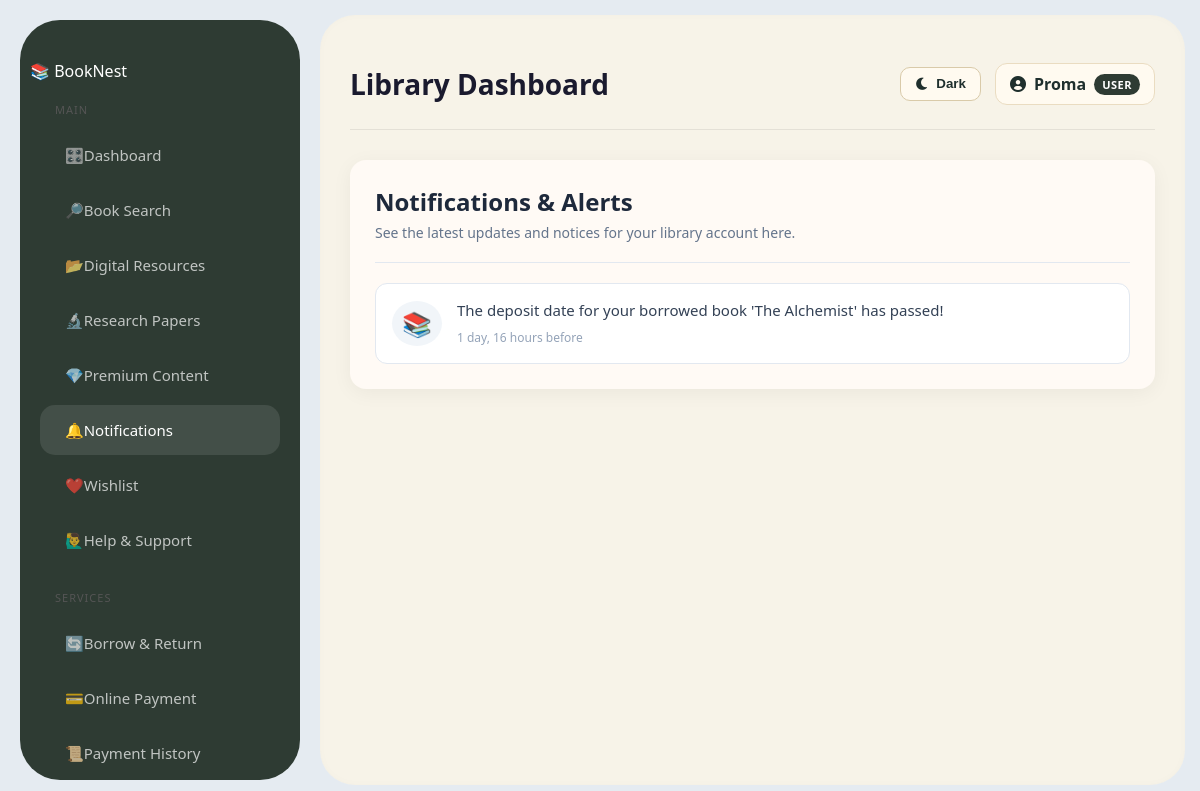
The page /notifications/ (signed in) on the database as committed earlier.
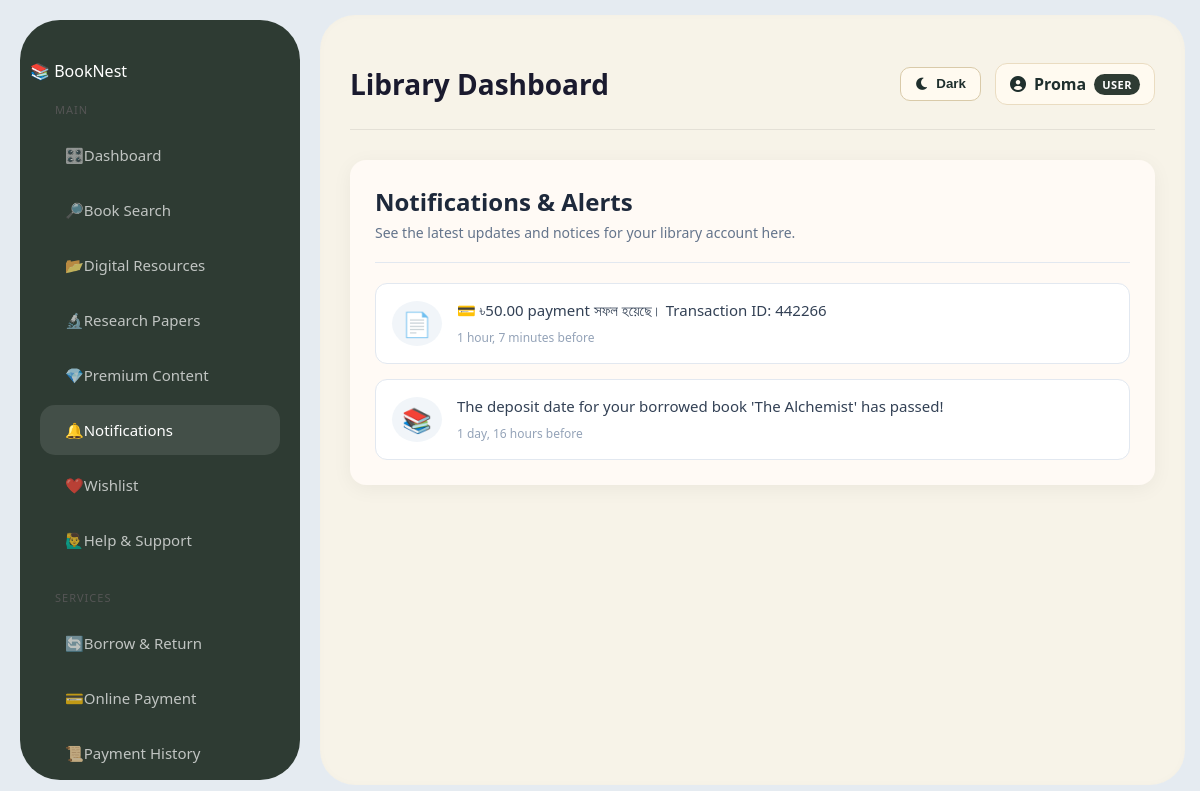
The same page on the database as committed later.
### library/models.py (models this page shows, shortened)
class Notification(models.Model):
    user = models.ForeignKey(settings.AUTH_USER_MODEL, on_delete=models.CASCADE, related_name='notifications')
    message = models.TextField()
    is_read = models.BooleanField(default=False)
    created_at = models.DateTimeField(auto_now_add=True)

### library/views.py (the view, shortened to what this page needs)
# urls.py: path('notifications/', views.notification_page, name='notification_page'),
@login_required
def notification_page(request):
    user = request.user
    overdue_books = Borrow.objects.filter(
        member=user,
        due_date__lt=date.today(),
        is_returned=False
    )
    for borrow in overdue_books:
        msg = f"⚠️ '{borrow.book.title}' is overdue! Fine: {borrow.fine_amount} Tk"
        already_exists = Notification.objects.filter(
            user=user,
            message__contains=borrow.book.title
        ).exists()
        if not already_exists:
            Notification.objects.create(user=user, message=msg)
    notifications = Notification.objects.filter(
        user=user
    ).order_by('-created_at')
    Notification.objects.filter(
        user=user,
        is_read=False
    ).update(is_read=True)
    return render(request, 'library/notifications.html', {
        'notifications': notifications
    })

### library/models.py (called while the page is built)
    def get_full_name(self):
        if self.first_name and self.last_name:
            return f"{self.first_name} {self.last_name}"
        return self.username

### library/templates/library/notifications.html
{% extends 'library/base.html' %} {% load static %}
{% block content %}
<link rel="stylesheet" href="{% static 'library/css/notifications_style.css' %}">
<div class="notification-container">
    <div class="notification-header">
        <h2>Notifications & Alerts</h2>
       <p>See the latest updates and notices for your library account here.</p>
    </div>
    <hr class="section-divider">
    <div class="notification-list">
        {% if notifications %}
            {% for notification in notifications %}
                <div class="notification-card {% if not notification.is_read %}unread{% endif %}">
                    <div class="notification-icon">
                        {% if "book" in notification.message %} 📚 {% else %} 📄 {% endif %}
                    </div>
                    <div class="notification-content">
                        <p class="notification-text">{{ notification.message }}</p>
                        <span class="notification-time">{{ notification.created_at|timesince }} before</span>
                    </div>
                </div>
            {% endfor %}
        {% else %}
            <div class="no-notification">
                <div class="empty-icon">📭</div>
               <h3>No notification</h3>
                <p>You currently have no new or old notifications.</p>
            </div>
        {% endif %}
    </div>
</div>
{% endblock %}

Rows that differ between the two databases and show on the page:
added Notification: message "💳 ৳50.00 payment সফল হয়েছে। Transaction ID: 442266", created_at "1 hour, 7 minutes"
